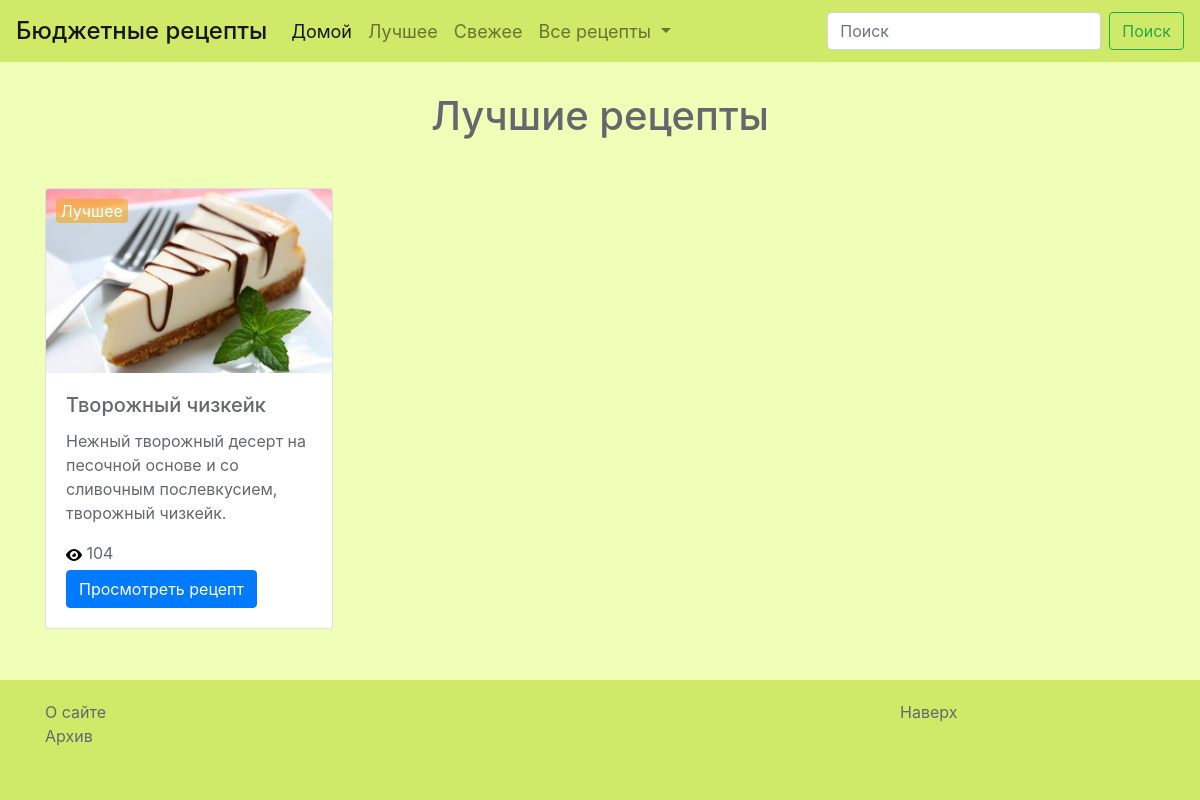
Page /recipes/best/ on the earlier database version.
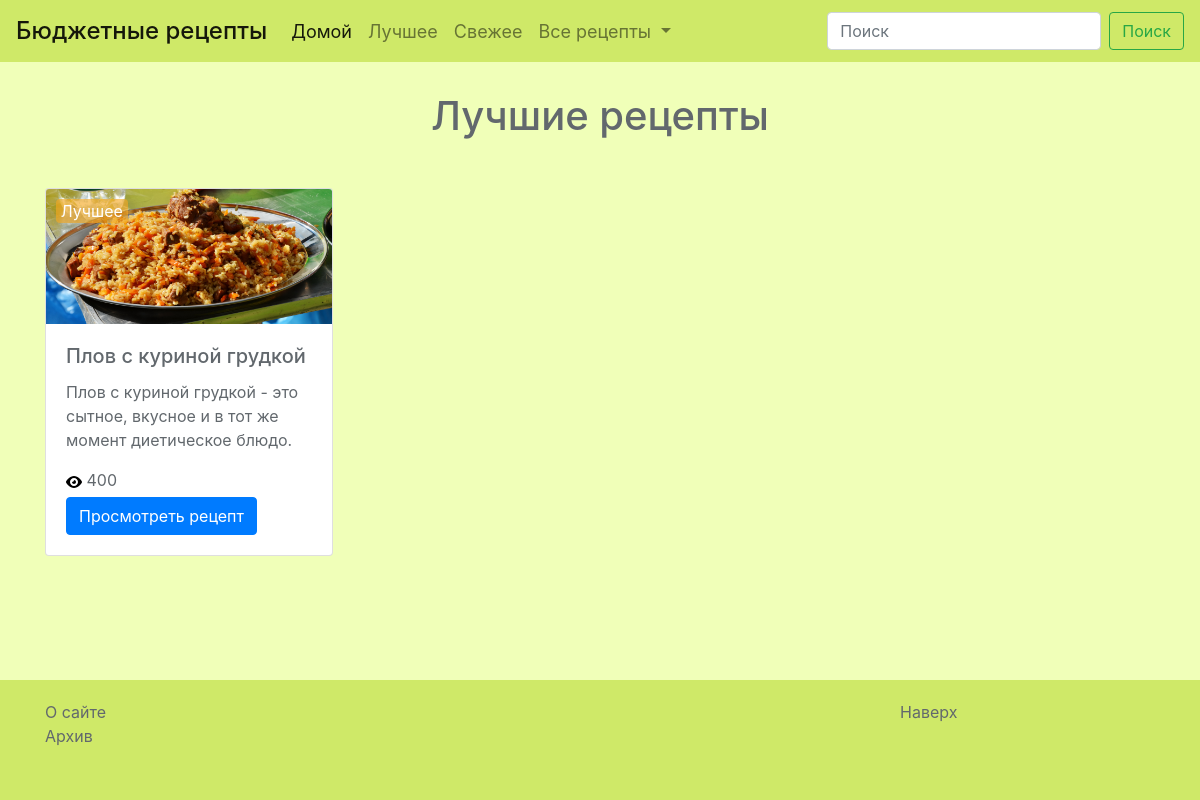
Same page on the later database version.
### recipes/models.py (models this page shows, shortened)
class Recipe(models.Model):
    TAG_CHOICES = (('Горячее блюдо', 'Горячее блюдо'), ('Холодное блюдо', 'Холодное блюдо'), ('Салат', 'Салат'), ('Суп', 'Суп'), ('Выпечка', 'Выпечка'))
    STATUS_CHOICES = (('Свежее', 'Свежее'), ('Популярное', 'Популярное'), ('Лучшее', 'Лучшее'), ('Архив', 'Архив'))
    name = models.CharField(max_length=64, default=None)
    description = models.TextField(default=None, max_length=100, blank=True, null=True)
    ingredients = models.TextField(default=None)
    full_recipe = models.TextField(default=None)
    views_counter = models.IntegerField(default=None, blank=True, null=True)
    tag = models.CharField(max_length=64, choices=TAG_CHOICES, default=None)
    status = models.CharField(max_length=64, choices=STATUS_CHOICES, default=None, blank=True, null=True)
    image = models.ImageField(upload_to='recipes/images/', blank=True)
    created = models.DateTimeField(auto_now_add=True, auto_now=False)
    updated = models.DateTimeField(auto_now_add=False, auto_now=True)
    class Meta:
        verbose_name='Рецепт'
        verbose_name_plural='Рецепты'

### landing/views.py (the view)
# urls.py: url(r'^recipes/best/$', views.best, name = 'best'),
def best(request):
	recipes_best = Recipe.objects.filter(status='Лучшее')
	return render(request, 'recipes/best.html', locals())

### templates/recipes/best.html (shortened to what this page needs)
{% extends 'base.html' %}
{% load staticfiles %}
    {% block content %}
          <div class='section section1'>
            <div class='container'>
                <div class='col-12 header'>
                    <h1 class='text-center'>
                        Лучшие рецепты
                    </h1>
                </div>
                <div class='row'>
                    {% for recipe in recipes_best %}
                        <div class='col'>
                            <div class="card" style="width: 18rem;">
                                <img class="card-img-top" src="{{ recipe.image.url }}">
                                <div class="card-body">
                                    <h5 class="card-title">{{ recipe.name }}</h5>
                                    <p class="card-text">{{ recipe.description }}</p>
                                    {% if recipe.status %}
                                        <span class='recipe-status best'>{{ recipe.status }}</span>
                                    {% endif %}
                                    <img src='{% static "img/view.svg" %}'>
                                    <span class='recipe-views'> {{ recipe.views_counter }} </span><br>
                                    <a href="{% url 'recipe' recipe.id %}" class="btn btn-primary">Просмотреть рецепт</a>
                                </div>
                            </div>
                        </div>
                    {% endfor %}
                </div>
            </div>
          </div>
    {% endblock %}

Differences in the rows shown:
no longer on this page (row edited): Recipe: image (picture), name "Творожный чизкейк", description "Нежный творожный десерт на песочной основе и со сливочным послевкусием, творожный чизкейк.", status "Лучшее", views_counter "104"
now on this page (row edited): Recipe: image (picture), name "Плов c куриной грудкой", description "Плов с куриной грудкой - это сытное, вкусное и в тот же момент диетическое блюдо.", status "Лучшее", views_counter "400"
